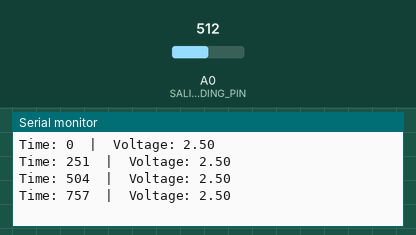
Simulated run of this sketch. Board: Arduino Uno, built with avr-gcc and run on an emulated ATmega328P. Shown: the last lines printed to the serial monitor. The inputs (shaded band) are chosen by the test bench; at power-on: A0 (SALINITY_READING_PIN) = 512.

Above: at 1.2 s.
1.3 s: A0 (SALINITY_READING_PIN) set to 716
At 1.44 s:
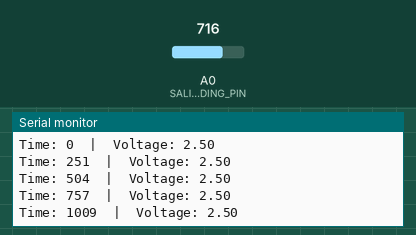
4.3 s: A0 (SALINITY_READING_PIN) set to 900
At 4.48 s:
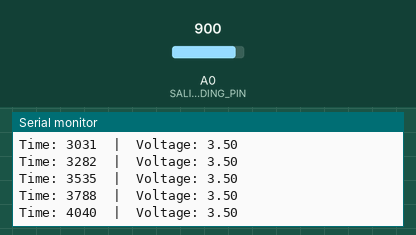
Timing chart, 0 to 7.3 s (numbered marks = the images above; inputs shaded):
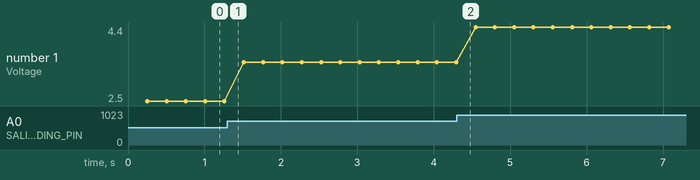

Measured:
- plotted number 1: 2.5 → 3.5 after the input at 1.3 s, 3.5 → 4.4 after the input at 4.3 s

The sketch:

P1.ino
```cpp
//--------------------------------------------------------
// ME 120-001
// Homework 2, Problem 1, 1/19/2020
// Sean Lai
//--------------------------------------------------------

// delcare global pins
const int SALINITY_POWER_PIN = 8;


void setup(){
pinMode(SALINITY_POWER_PIN, OUTPUT); // Set salinity pin to OUTPUT
Serial.begin(9600);

}

void loop(){
    // Delcare local pins and variables
    const int SALINITY_READING_PIN = A0;
    int currentTime = millis();
    int numReadings = 15;
    float sum = 0.0;

    digitalWrite(SALINITY_POWER_PIN, 1); // Turn salinity sensor on
    delay(100);
    for(int i=0; i<numReadings; i++){ // Take and sum readings
        sum += analogRead(SALINITY_READING_PIN);
        delay(10);
    }
    digitalWrite(SALINITY_POWER_PIN, 0); // Turn salinity sensor off
    sum /= numReadings; // Average sum over readings
    sum *= 5/1023.0; // Convert to voltage

    //Print to Serial Monitor
    Serial.print("Time: ");
    Serial.print(currentTime);
    Serial.print("  |  Voltage: ");
    Serial.println(sum);

}
```
